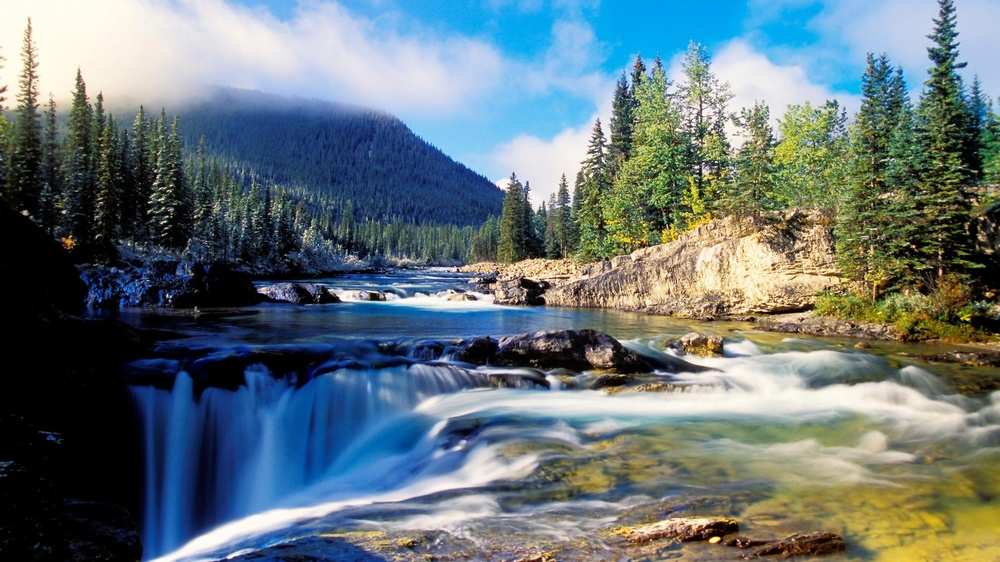
#> input picture OpenCV/landscape.jpg, 1000 x 562 px, shrunk from 1920 x 1080 before the run
$ jupyter execute 'tutorial (learn code by gaming).ipynb'   (shell and % lines are left out)
#> lines starting #> are read from the running program, lines starting #| are printed output that depends on the picture
[cell 1]
# Install OpenCV on the system

[cell 2]
#https://www.youtube.com/watch?v=KecMlLUuiE4&list=PL1m2M8LQlzfKtkKq2lK5xko4X-8EZzFPI
# use pyautogui for screen interaction and inpyuts

[cell 3]
#imports
import numpy as np
import cv2 as cv

[cell 4]
landscape_img = cv.imread('landscape.jpg') #cv.IMREAD_UNCHANGED
#> landscape_img is the input picture: shape (562, 1000, 3); mean B, G, R 121.6, 117.1, 102.3
extract_img = cv.imread('extract.png')
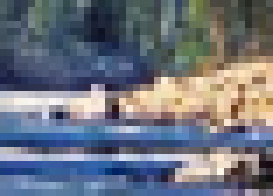
#> input picture OpenCV/extract.png, 39 x 28 px, shrunk from 75 x 54 before the run (shown 7 times larger)
#> extract_img is the input picture: shape (28, 39, 3); mean B, G, R 126.5, 114.6, 109

[cell 5]
match = cv.matchTemplate(landscape_img, extract_img, cv.TM_CCOEFF_NORMED)
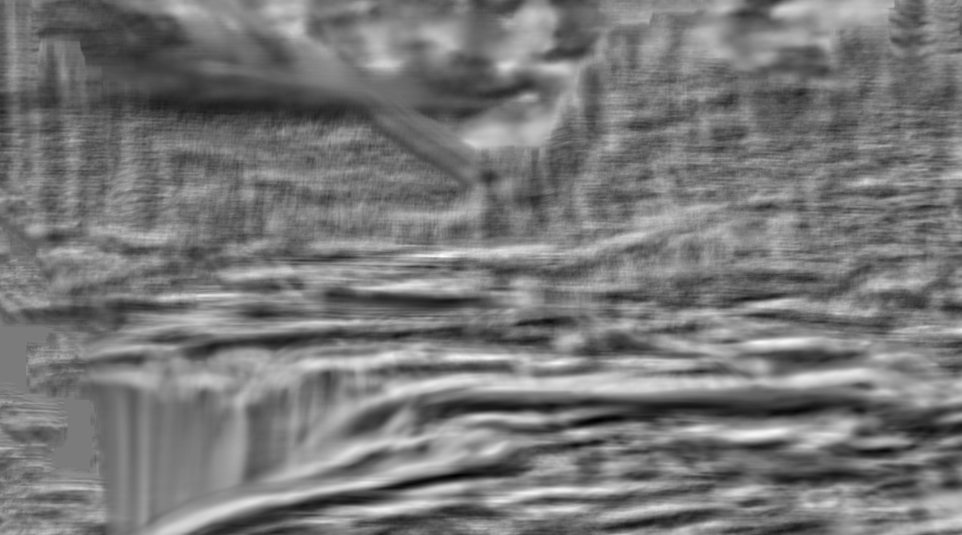
#> match: shape (535, 962) float32; min -0.539, max 0.57, mean -0.0169; drawn with min black and max white

[cell 6]
print(type(landscape_img))
#| <class 'numpy.ndarray'>
print(type(extract_img))
#| <class 'numpy.ndarray'>
print(landscape_img.shape)
#| (562, 1000, 3)
print(extract_img.shape)
#| (28, 39, 3)
